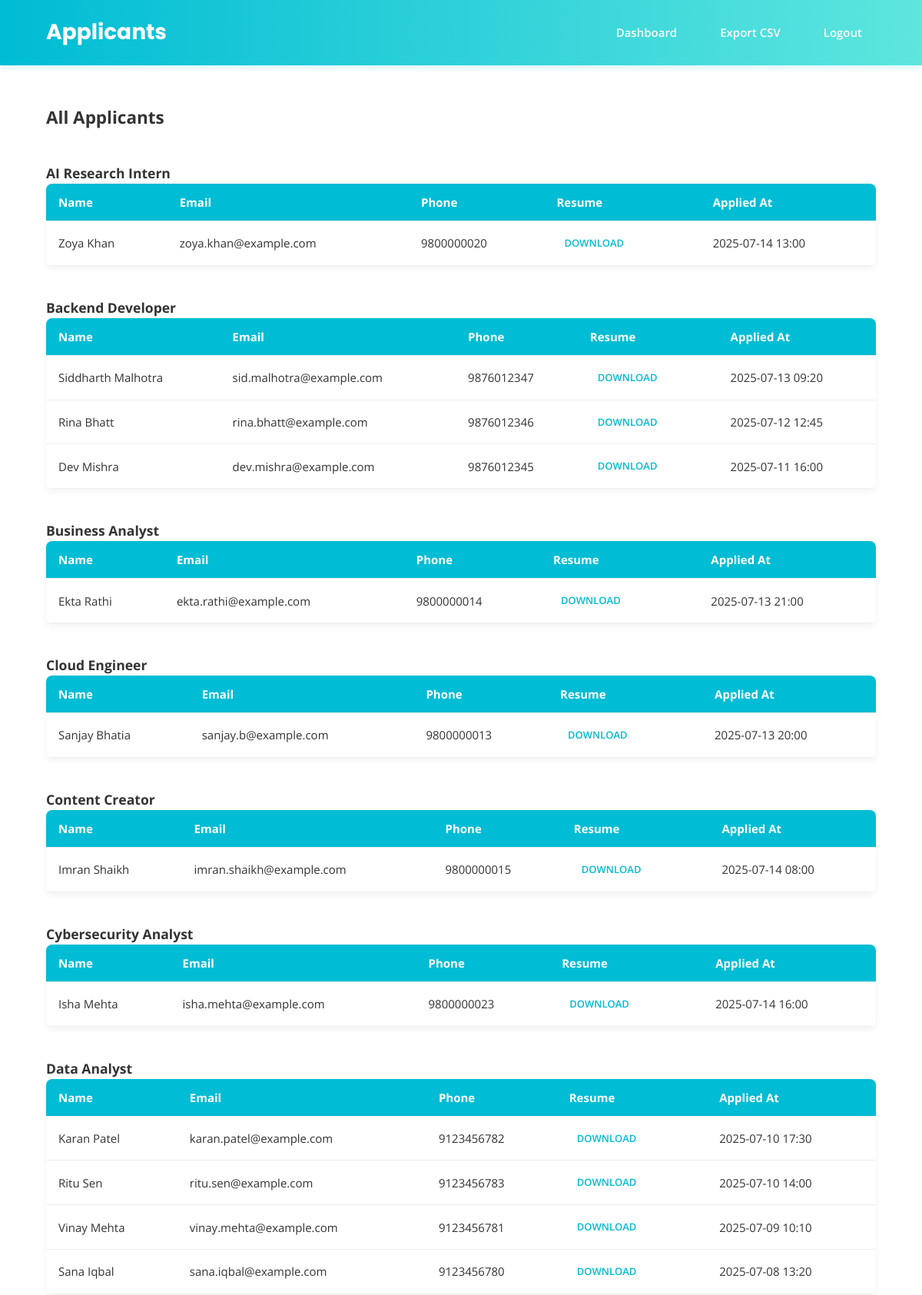
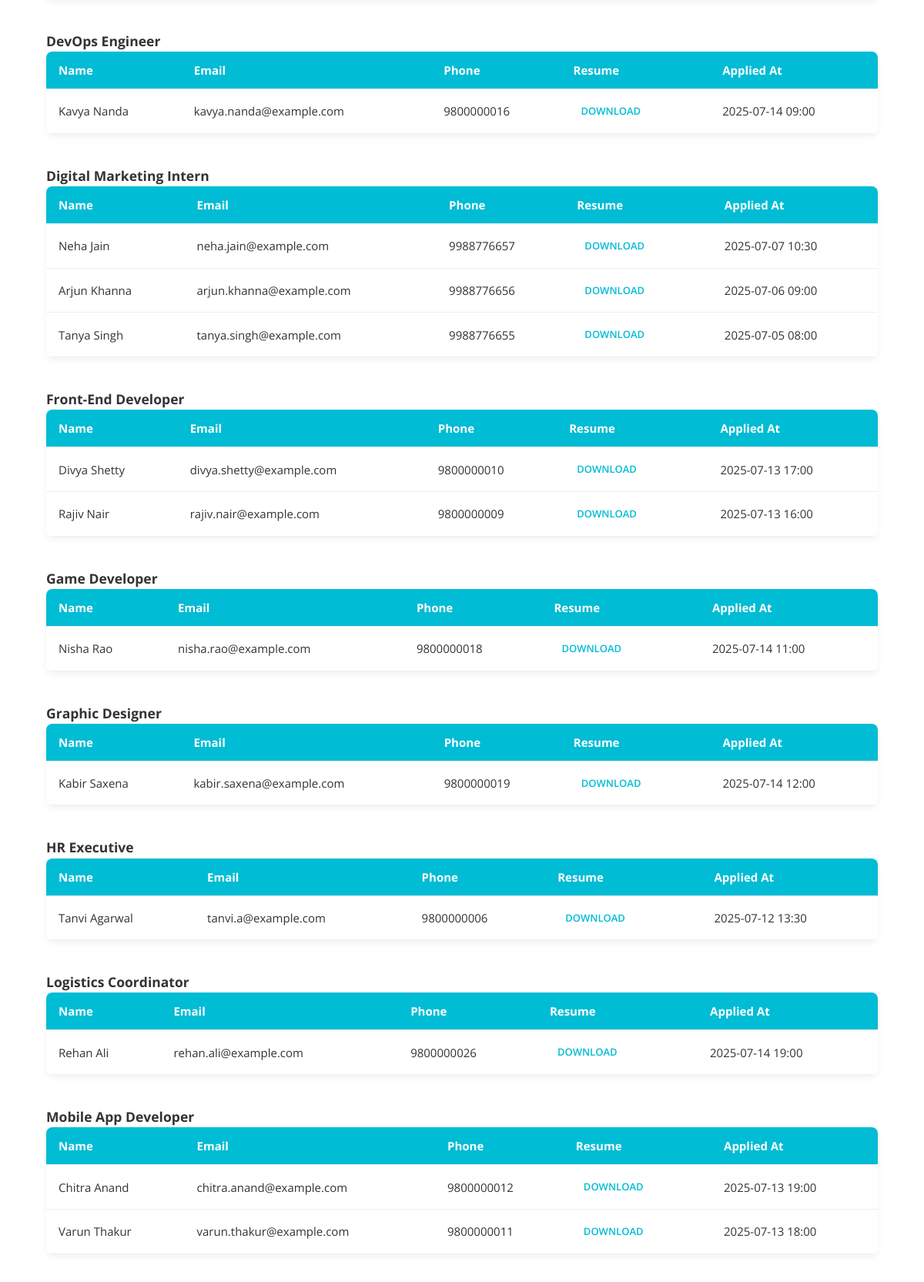
Page /admin/applicants.php (signed in, upper part) on the committed database (2 pictures, top to bottom).
### tables this page shows
CREATE TABLE IF NOT EXISTS applicants (
  id INT AUTO_INCREMENT PRIMARY KEY,
  job_id INT NOT NULL,
  name VARCHAR(150) NOT NULL,
  email VARCHAR(150) NOT NULL,
  phone VARCHAR(20) NOT NULL,
  resume VARCHAR(255) NOT NULL,
  applied_at DATETIME DEFAULT CURRENT_TIMESTAMP,
  FOREIGN KEY (job_id) REFERENCES jobs(id) ON DELETE CASCADE
);

### admin/applicants.php (the view, shortened to what this page needs)
<?php
require '../config/db.php';
$query = "
  SELECT a.*, j.title AS job_title
  FROM applicants a
  JOIN jobs j ON a.job_id = j.id
  ORDER BY j.title ASC, a.applied_at DESC
";
$result = $conn->query($query);
$applicants_by_job = [];
while ($row = $result->fetch_assoc()) {
  $applicants_by_job[$row['job_title']][] = $row;
}
?>
<!DOCTYPE html>
<html lang="en">
<head>
  <link rel="stylesheet" href="../assets/css/style.css"/>
</head>
<body>
  <header class="header">
    <div class="container header-content">
      <h1 class="site-title">Applicants</h1>
      <nav class="nav">
        <ul class="nav-menu">
          <li><a href="dashboard.php">Dashboard</a></li>
          <li><a href="export_csv.php">Export CSV</a></li>
          <li><a href="logout.php">Logout</a></li>
        </ul>
      </nav>
    </div>
  </header>
  <section class="dashboard-section">
    <div class="container">
      <h2>All Applicants</h2>
      <?php if (!empty($applicants_by_job)): ?>
        <?php foreach ($applicants_by_job as $job_title => $applicants): ?>
          <h3 style="margin-top: 40px;"><?= htmlspecialchars($job_title) ?></h3>
          <table class="job-table">
            <thead>
              <tr>
                <th>Name</th>
                <th>Email</th>
                <th>Phone</th>
                <th>Resume</th>
                <th>Applied At</th>
              </tr>
            </thead>
            <tbody>
              <?php foreach ($applicants as $a): ?>
                <tr>
                  <td><?= htmlspecialchars($a['name']) ?></td>
                  <td><?= htmlspecialchars($a['email']) ?></td>
                  <td><?= htmlspecialchars($a['phone']) ?></td>
                  <td>
                    <a href="../uploads/resumes/<?= urlencode($a['resume']) ?>" target="_blank" class="btn small-btn">Download</a>
                  </td>
                  <td><?= date('Y-m-d H:i', strtotime($a['applied_at'])) ?></td>
                </tr>
              <?php endforeach; ?>
            </tbody>
          </table>
        <?php endforeach; ?>
      <?php else: ?>
        <p>No applicants found.</p>
      <?php endif; ?>
    </div>
  </section>
</body>
</html>

### assets/css/style.css (style rules this page uses)
* { box-sizing: border-box; margin: 0; padding: 0; }
html, body { height: 100%; display: flex; flex-direction: column; }
body { font-family: 'Open Sans', sans-serif; font-size: 15px; line-height: 1.6; background: url('../image/bg.jpg') center center / cover no-repeat fixed; background-size: cover; background-position: center; background-repeat: no-repeat; background-attachment: fixed; color: #333; height: 100%; display: flex; flex-direction: column; }
.container { width: 90%; max-width: 1200px; margin: 0 auto; }
a { text-decoration: none; color: #00bcd4; transition: 0.3s ease; }
.header { background: linear-gradient(90deg, #00bcd4, #5de6de); padding: 20px 0; box-shadow: 0 4px 8px rgba(0,188,212,0.15); }
.header-content { display: flex; justify-content: space-between; align-items: center; }
.site-title { font-family: 'Poppins', sans-serif; font-size: 28px; font-weight: 700; color: #fff; }
.nav-menu { list-style: none; display: flex; gap: 20px; }
.nav-menu li a { padding: 10px 18px; border-radius: 6px; font-weight: 600; color: #fff; }
.btn { display: inline-block; padding: 12px 28px; font-size: 14px; font-weight: 600; border-radius: 30px; cursor: pointer; text-transform: uppercase; transition: 0.3s ease; }
.small-btn { padding: 6px 10px; font-size: 13px; margin-right: 6px; border-radius: 4px; }
.dashboard-section { padding: 50px 0; }
.dashboard-section h2 { margin-bottom: 20px; }
.job-table { width: 100%; border-collapse: collapse; background: #fff; border-radius: 8px; overflow: hidden; box-shadow: 0 4px 8px rgba(0,0,0,0.05); }
.job-table th, .job-table td { padding: 12px 16px; border-bottom: 1px solid #eee; text-align: left; }
.job-table th { background-color: #00bcd4; color: #fff; }

### rows in the picture
applicants: name "Zoya Khan", email "zoya.khan@example.com", phone "9800000020", applied_at "2025-07-14 13:00"
applicants: name "Siddharth Malhotra", email "sid.malhotra@example.com", phone "9876012347", applied_at "2025-07-13 09:20"
applicants: name "Rina Bhatt", email "rina.bhatt@example.com", phone "9876012346", applied_at "2025-07-12 12:45"
applicants: name "Dev Mishra", email "dev.mishra@example.com", phone "9876012345", applied_at "2025-07-11 16:00"
applicants: name "Ekta Rathi", email "ekta.rathi@example.com", phone "9800000014", applied_at "2025-07-13 21:00"
applicants: name "Sanjay Bhatia", email "sanjay.b@example.com", phone "9800000013", applied_at "2025-07-13 20:00"
applicants: name "Imran Shaikh", email "imran.shaikh@example.com", phone "9800000015", applied_at "2025-07-14 08:00"
applicants: name "Isha Mehta", email "isha.mehta@example.com", phone "9800000023", applied_at "2025-07-14 16:00"
applicants: name "Karan Patel", email "karan.patel@example.com", phone "9123456782", applied_at "2025-07-10 17:30"
applicants: name "Ritu Sen", email "ritu.sen@example.com", phone "9123456783", applied_at "2025-07-10 14:00"
applicants: name "Vinay Mehta", email "vinay.mehta@example.com", phone "9123456781", applied_at "2025-07-09 10:10"
applicants: name "Sana Iqbal", email "sana.iqbal@example.com", phone "9123456780", applied_at "2025-07-08 13:20"
applicants: name "Kavya Nanda", email "kavya.nanda@example.com", phone "9800000016", applied_at "2025-07-14 09:00"
applicants: name "Neha Jain", email "neha.jain@example.com", phone "9988776657", applied_at "2025-07-07 10:30"
applicants: name "Arjun Khanna", email "arjun.khanna@example.com", phone "9988776656", applied_at "2025-07-06 09:00"
applicants: name "Tanya Singh", email "tanya.singh@example.com", phone "9988776655", applied_at "2025-07-05 08:00"
applicants: name "Divya Shetty", email "divya.shetty@example.com", phone "9800000010", applied_at "2025-07-13 17:00"
applicants: name "Rajiv Nair", email "rajiv.nair@example.com", phone "9800000009", applied_at "2025-07-13 16:00"
applicants: name "Nisha Rao", email "nisha.rao@example.com", phone "9800000018", applied_at "2025-07-14 11:00"
applicants: name "Kabir Saxena", email "kabir.saxena@example.com", phone "9800000019", applied_at "2025-07-14 12:00"
applicants: name "Tanvi Agarwal", email "tanvi.a@example.com", phone "9800000006", applied_at "2025-07-12 13:30"
applicants: name "Rehan Ali", email "rehan.ali@example.com", phone "9800000026", applied_at "2025-07-14 19:00"
applicants: name "Chitra Anand", email "chitra.anand@example.com", phone "9800000012", applied_at "2025-07-13 19:00"
applicants: name "Varun Thakur", email "varun.thakur@example.com", phone "9800000011", applied_at "2025-07-13 18:00"

### other values in the picture
$job_title "AI Research Intern"
$job_title "Backend Developer"
$job_title "Business Analyst"
$job_title "Cloud Engineer"
$job_title "Content Creator"
$job_title "Cybersecurity Analyst"
$job_title "Data Analyst"
$job_title "DevOps Engineer"
$job_title "Digital Marketing Intern"
$job_title "Front-End Developer"
$job_title "Game Developer"
$job_title "Graphic Designer"
$job_title "HR Executive"
$job_title "Logistics Coordinator"
$job_title "Mobile App Developer"
